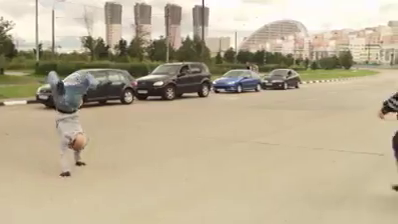
#> input picture frame 59 of OpenCV/resources/VID-20190105-WA0018.mp4, 398 x 224 px, given in place of Traffic.mp4, which was not available
$ python Motion_Detection.py
#> lines starting #> are read from the running program, lines starting #| are printed output that depends on the picture; after the words box and inside, x2 and y2 are one past the last pixel; in counts of white or black regions, pixels touching at a corner belong together; pictures that were not available may be replaced by others from this repository, and a replacement may not be noted
import cv2 as cv
import numpy as np

# ----- MOTION DETECTION AND TRACKING SYSTEM ----- #
cap = cv.VideoCapture("resources/Traffic.mp4")

ret, frame1 = cap.read()
#> frame1 is the input picture: shape (224, 398, 3); mean B, G, R 148.5, 174.4, 187
ret, frame2 = cap.read()
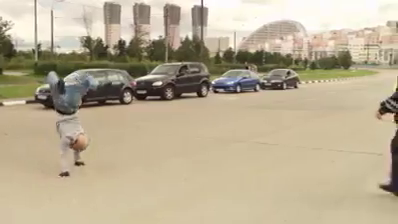
#> input picture frame 60 of OpenCV/resources/VID-20190105-WA0018.mp4, 398 x 224 px, given in place of Traffic.mp4, which was not available
#> frame2 is the input picture: shape (224, 398, 3); mean B, G, R 147.9, 173.6, 186.3

while cap.isOpened():
    diff = cv.absdiff(frame1, frame2)
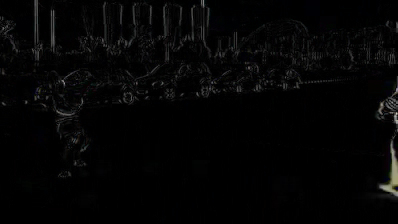
#> diff: shape (224, 398, 3); mean B, G, R 4.6, 4.6, 4.6
    gray = cv.cvtColor(diff, cv.COLOR_BGR2GRAY)
    blur = cv.GaussianBlur(gray, (5, 5), 0)
    _, thresh = cv.threshold(blur, 20, 255, cv.THRESH_BINARY)
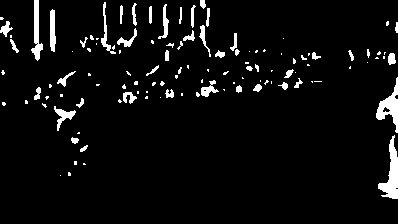
#> thresh: shape (224, 398); 5.2% white; 116 white regions (70 under 20 px), largest, box (x1, y1, x2, y2) and area: (378, 135, 398, 199) 582, (376, 77, 398, 133) 477, (31, 0, 43, 61) 333
    dilated = cv.dilate(thresh, None, iterations=3)
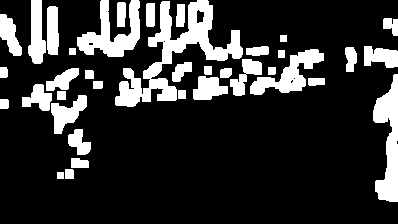
#> dilated: shape (224, 398); 19.3% white; 37 white regions
    contours, _ = cv.findContours(dilated, cv.RETR_TREE, cv.CHAIN_APPROX_SIMPLE)
#> contours = 42 contours, 4 with area under 20; largest, box (x1, y1, x2, y2) and area: (115, 0, 243, 107) 3702, (373, 74, 398, 202) 1690, (77, 0, 140, 57) 1556, (250, 49, 324, 95) 1226, (28, 0, 46, 64) 710
    #cv.drawContours(frame1, contours, -1, (0, 255, 0), 2)
    # creating rectangles
    for contour in contours:
        (x, y, w, h) = cv.boundingRect(contour)
        if cv.contourArea(contour) < 1500:
            continue
        cv.rectangle(frame1, (x, y), (x + w, y + h), (0, 255, 0), 2)
        cv.putText(frame1, "Status: Movement", (10, 20), cv.FONT_HERSHEY_SIMPLEX, 1, (0, 0, 255), 3)
#> this loop made 42 passes
#> (x, y, w, h) on passes 2, 3, 4, 5, 6, 9, 10, 11, 12, 13, 14, 15: (65, 169, 9, 10), (71, 158, 18, 10), (68, 129, 23, 26), (0, 99, 9, 10), (51, 95, 36, 39), (22, 84, 30, 27), (93, 81, 10, 8), (308, 78, 17, 8), (193, 76, 35, 24), (373, 74, 25, 128), (85, 70, 9, 9), (220, 68, 12, 10)
#> (contour, x, y, w, h) on passes 1, 7, 8, 22, 25, 26: ([[57, 172], [57, 178], [63, 178], [63, 172]], 57, 172, 7, 7), ([[57, 91], [57, 99], [65, 99], [65, 91]], 57, 91, 9, 9), ([[178, 90], [178, 98], [185, 98], [185, 90]], 178, 90, 8, 9), ([[278, 50], [278, 57], [284, 57], [284, 50]], 278, 50, 7, 8), ([[293, 78], [294, 77], [295, 78], [294, 79]], 293, 77, 3, 3), ([[69, 48], [69, 54], [75, 54], [75, 48]], 69, 48, 7, 7)
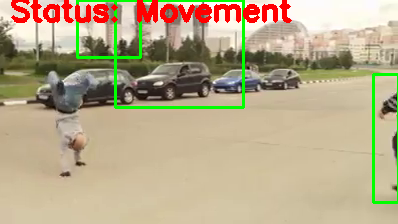
#> frame1: shape (224, 398, 3); 6.1% of pixels changed, all inside (x1, y1, x2, y2) = (11, 0, 398, 204)

    cv.imshow('Feed', frame1)  # Display the resulting frame
    frame1 = frame2
    ret, frame2 = cap.read()
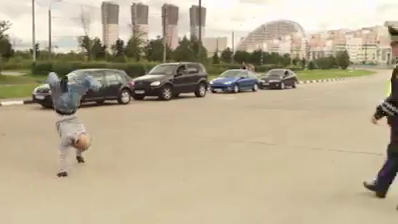
#> input picture frame 61 of OpenCV/resources/VID-20190105-WA0018.mp4, 398 x 224 px, given in place of Traffic.mp4, which was not available
#> frame2 is the input picture: shape (224, 398, 3); mean B, G, R 146.3, 171.9, 184.5

    if cv.waitKey(40) == 27:
#> (key Esc is pressed here)
        break

# When everything done, release the video capture object
cv.destroyAllWindows()
cap.release()

$ run again, starting later in the video
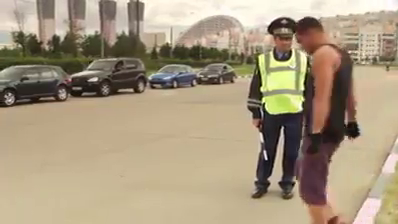
#> input picture frame 268 of OpenCV/resources/VID-20190105-WA0018.mp4, 398 x 224 px, given in place of Traffic.mp4, which was not available
#> frame1 is the input picture: shape (224, 398, 3); mean B, G, R 127.3, 152.3, 167.7
#> `_, thresh = cv.threshold(blur, 20, 255, cv.THRESH_BINARY)`:
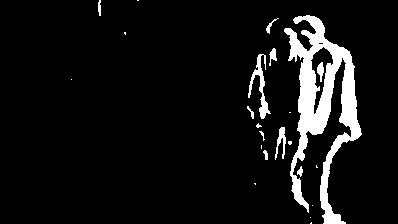
#> thresh: shape (224, 398); 7.6% white; 23 white regions (12 under 20 px), largest, box (x1, y1, x2, y2) and area: (284, 15, 362, 224) 5728, (248, 54, 271, 119) 428, (275, 127, 286, 160) 165
#> dilated: shape (224, 398); 15.1% white; 9 white regions
#> contours = 16 contours, 6 with area under 20; largest, box (x1, y1, x2, y2) and area: (272, 12, 365, 224) 10313, (244, 45, 280, 163) 1913, (263, 15, 282, 37) 226, (95, 0, 104, 19) 140, (315, 51, 330, 62) 71
#> the loop `for contour in contours:` made 16 passes
#> (x, y, w, h) on passes 1, 4, 6, 7, 8, 9, 13, 14: (251, 180, 8, 8), (244, 45, 36, 118), (121, 29, 8, 9), (263, 15, 19, 22), (272, 12, 93, 212), (315, 51, 15, 11), (295, 26, 5, 4), (300, 23, 8, 5)
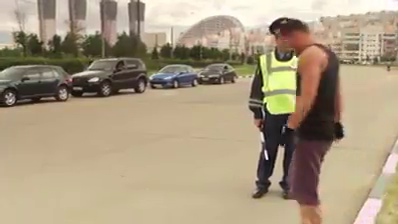
#> input picture frame 270 of OpenCV/resources/VID-20190105-WA0018.mp4, 398 x 224 px, given in place of Traffic.mp4, which was not available
#> frame2 is the input picture: shape (224, 398, 3); mean B, G, R 129, 154.3, 169.8

$ run again, starting later in the video
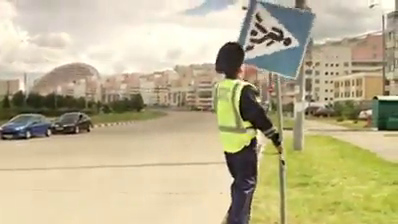
#> input picture frame 477 of OpenCV/resources/VID-20190105-WA0018.mp4, 398 x 224 px, given in place of Traffic.mp4, which was not available
#> frame1 is the input picture: shape (224, 398, 3); mean B, G, R 144.3, 179.3, 188.9
#> `_, thresh = cv.threshold(blur, 20, 255, cv.THRESH_BINARY)`:
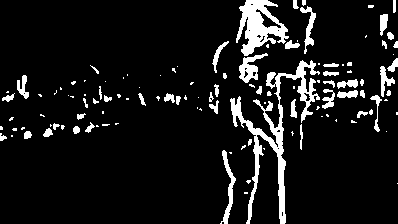
#> thresh: shape (224, 398); 9.2% white; 118 white regions (66 under 20 px), largest, box (x1, y1, x2, y2) and area: (230, 60, 320, 224) 2624, (236, 0, 289, 56) 1484, (239, 53, 268, 83) 364
#> dilated: shape (224, 398); 26.8% white; 26 white regions
#> contours = 40 contours, 11 with area under 20; largest, box (x1, y1, x2, y2) and area: (227, 0, 398, 224) 16269, (70, 78, 132, 137) 1350, (206, 38, 232, 117) 960, (217, 147, 239, 224) 888, (258, 45, 302, 84) 720
#> the loop `for contour in contours:` made 40 passes
#> (x, y, w, h) on passes 2, 3, 4, 5, 8, 10, 11, 12: (217, 147, 22, 77), (40, 120, 28, 20), (0, 114, 35, 30), (37, 111, 11, 9), (194, 104, 11, 10), (35, 91, 10, 9), (153, 90, 37, 18), (135, 84, 14, 25)
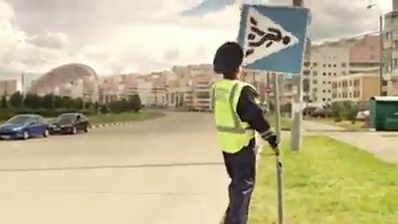
#> input picture frame 479 of OpenCV/resources/VID-20190105-WA0018.mp4, 398 x 224 px, given in place of Traffic.mp4, which was not available
#> frame2 is the input picture: shape (224, 398, 3); mean B, G, R 143.4, 178.5, 188.1
